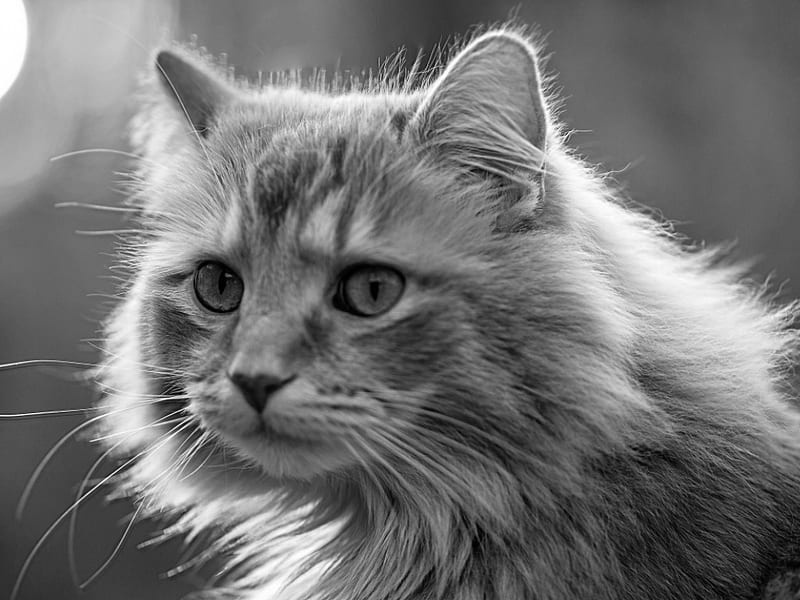
#> input picture cat.jpg, 800 x 600 px
$ python image_operation.py
#> lines starting #> are read from the running program, lines starting #| are printed output that depends on the picture
import cv2

image = cv2.imread("cat.jpg")
#> image is the input picture: shape (600, 800, 3); min 0, max 255, mean 115.5
resize=cv2.resize(image,(300,300))
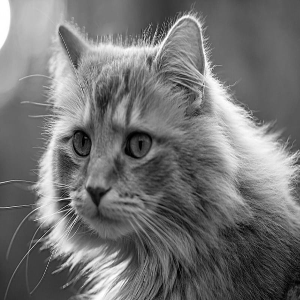
#> resize: shape (300, 300, 3); min 0, max 255, mean 115.5
cv2.imshow("Resize", resize)
cv2.waitKey(0)

rotate=cv2.rotate(image,cv2.ROTATE_90_CLOCKWISE)
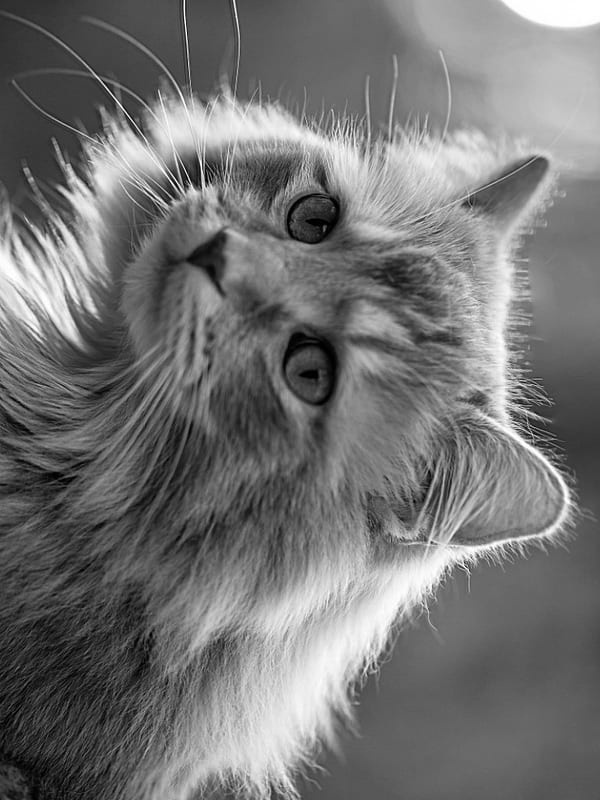
#> rotate: shape (800, 600, 3); min 0, max 255, mean 115.5
cv2.imshow("Rotate", rotate)
cv2.waitKey(0)
cv2.destroyAllWindows()

flip=cv2.flip(image,1)
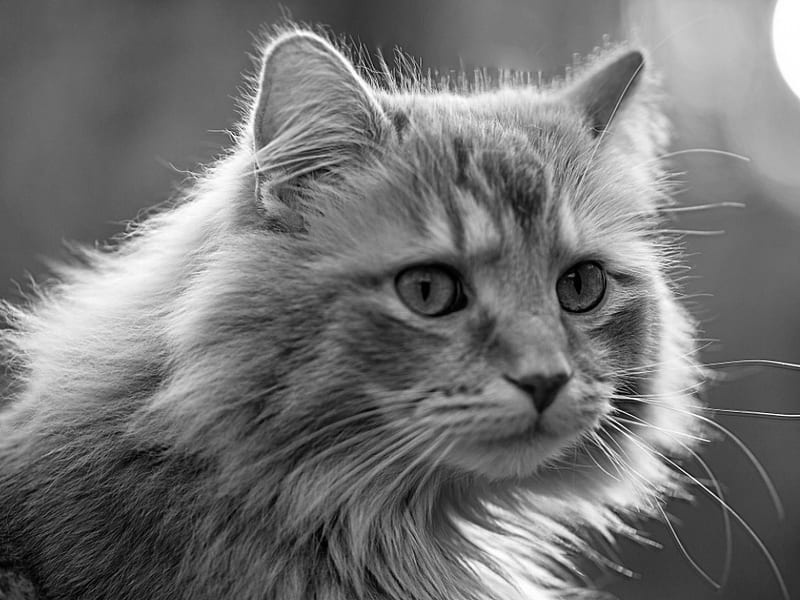
#> flip: shape (600, 800, 3); min 0, max 255, mean 115.5
cv2.imshow("Flip", flip)
cv2.waitKey(0)

crop=image[100:400,100:400]
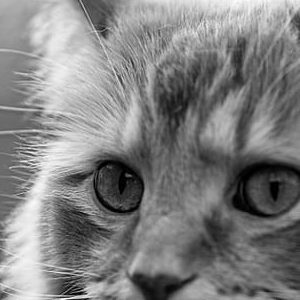
#> crop: shape (300, 300, 3); min 0, max 255, mean 128.8
cv2.imshow("Crop", crop)
cv2.waitKey(0)
cv2.destroyAllWindows()

blur=cv2.GaussianBlur(image,(9,9),8)
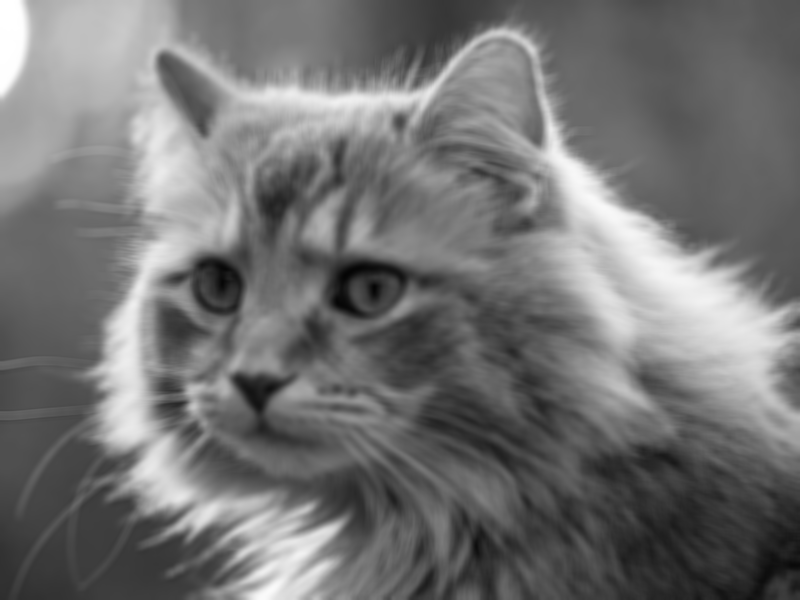
#> blur: shape (600, 800, 3); min 4, max 255, mean 115.5
cv2.imshow("Blur", blur)
cv2.waitKey(0)

$ run again, with Dog.jpg copied over cat.jpg
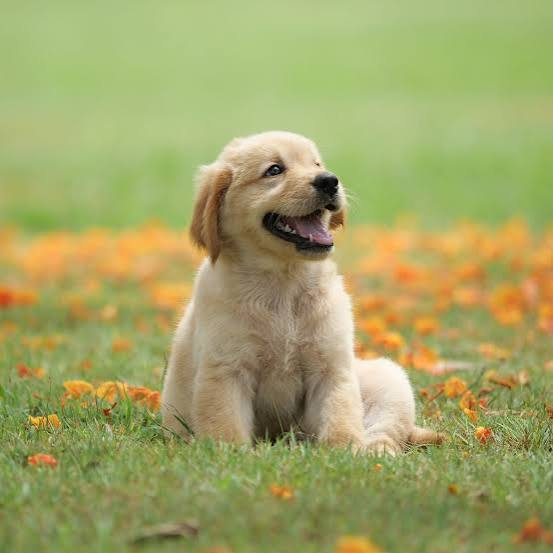
#> input picture Dog.jpg, 553 x 553 px
#> image is the input picture: shape (553, 553, 3); mean B, G, R 102.5, 164.2, 162
#> `rotate=cv2.rotate(image,cv2.ROTATE_90_CLOCKWISE)`:
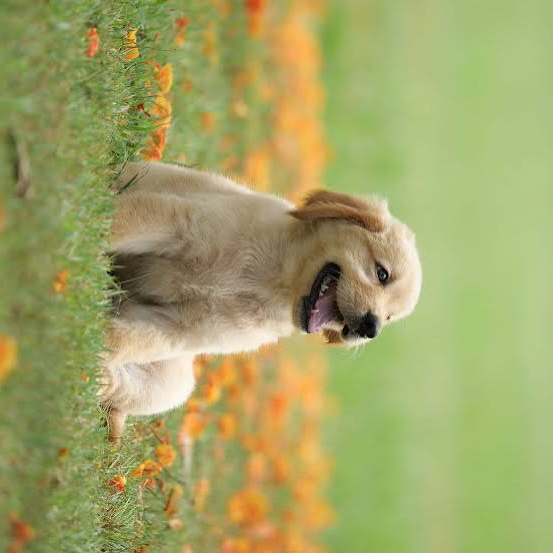
#> rotate: shape (553, 553, 3); mean B, G, R 102.5, 164.2, 162
#> `crop=image[100:400,100:400]`:
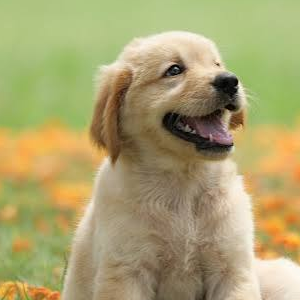
#> crop: shape (300, 300, 3); mean B, G, R 110.9, 161.9, 170.4
